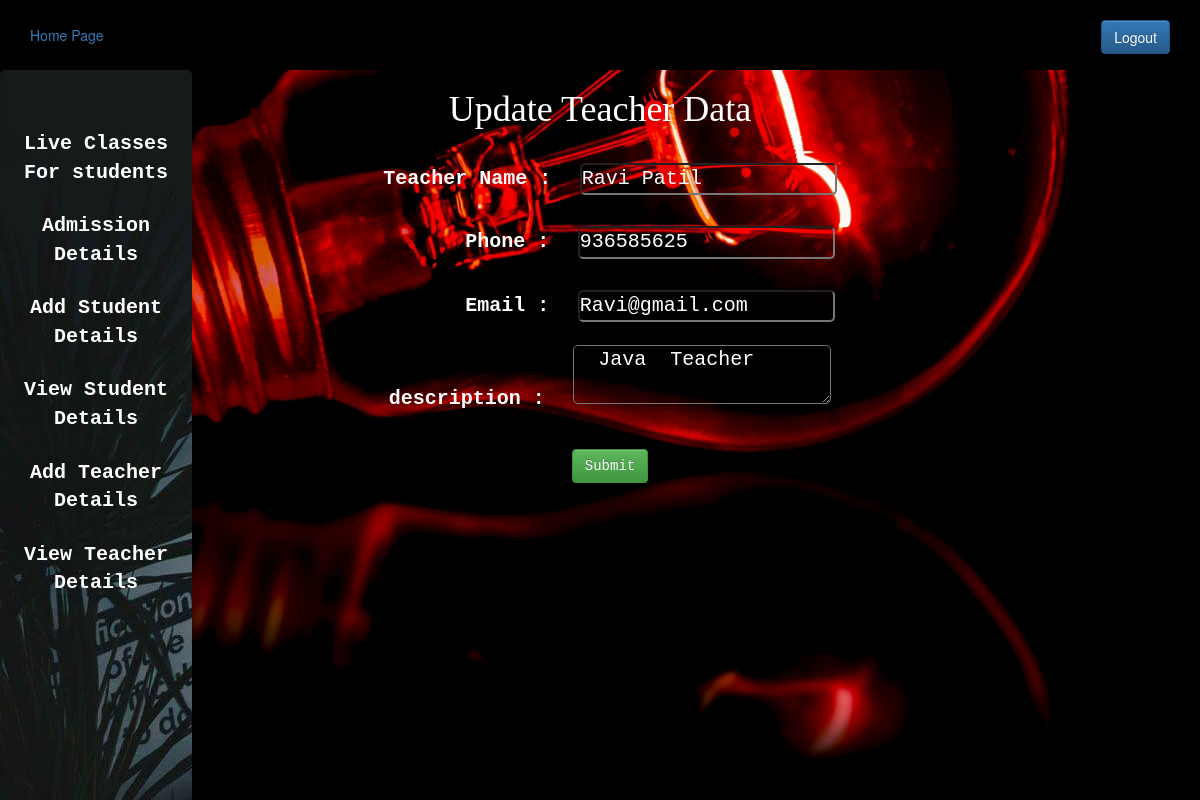
Page /admin_update_teacher.php?teacher_id=12 (signed in) on the committed database.
### tables this page shows
CREATE TABLE `teacher` (
  `id` int(20) NOT NULL,
  `name` varchar(50) DEFAULT NULL,
  `email` varchar(50) DEFAULT NULL,
  `phone` text DEFAULT NULL,
  `description` varchar(50) DEFAULT NULL
);

### admin_update_teacher.php (the view, shortened to what this page needs)
<?php
$host="localhost";
$user="root";
$password="";
$db="schoolproject";
$data=mysqli_connect($host,$user,$password,$db);
if($_GET['teacher_id'])
{
	$t_id=$_GET['teacher_id'];
	$sql="SELECT * FROM  teacher WHERE id='$t_id' ";
	$result=mysqli_query($data,$sql);
	$info=$result->fetch_assoc();
}
?>
<!DOCTYPE html>
<html>
<head>
	<?php
	include 'admin_css.php';
	?>
</head>
<body>
	<?php
	include 'admin_sidebar.php';
	?>
		<center>
	<div class="content">
		<div class="admin1"><h1>Update Teacher Data</h1></div>
		<form action="admin_update_teacher.php" method="POST">
			<div class="div2">
			<div>
				<label class="label2">Teacher Name :</label>
				<input class="input2" type="text" name="name" value="<?php echo "{$info['name']}" ?>">
			</div>
			<div>
				<label class="label3">Phone :</label>
				<input  class="input2" type="text" name="phone" value="<?php echo "{$info['phone']}" ?>">
			</div>
			<div>
				<label class="label3">Email :</label>
				<input class="input2" type="text" name="email"
				value="<?php echo "{$info['email']}" ?>">
			</div>
			<div>
				<label class="label2">description :</label>
				<textarea class="input2" name="description" > <?php echo "{$info['description']}" ?></textarea>
			</div>
			<div class="submit1">
			<input class="btn btn-success" type="submit" name="update_teacher">
			</div>
		</div>
		</form>
		</center>
</body>
</html>

### admin.css (style rules this page uses)
* { margin: 0px; padding: 0px; }

### admin_update_teacher.php (style rules this page uses)
.label2 { padding: 20px; padding-top: 10px; text-align: center; font-size: 20px; }
.label3 { padding: 20px; padding-top: 10px; text-align: center; font-size: 20px; padding-left: 100px; }
.div2 { padding-top: 15px; padding-bottom: 15px; font-family: Courier New; border-radius: 5px; }
.input2 { font-size: 20px; border-radius: 5px; background-color: rgba(0, 0, 0, 0); color: white; }
.submit1 { padding-top: 10px; padding-left: 10px; padding-left: 20px; }
.admin1 { color: white; font-size: 45px; font-family: time ; }
label { color: white; }
body { background-image: url("imag07.jpg"); background-size: 2000px; background-position: center; background-repeat: no-repeat; }

### rows in the picture
teacher: name "Ravi Patil", phone "936585625", email "Ravi@gmail.com", description "Java Teacher"
